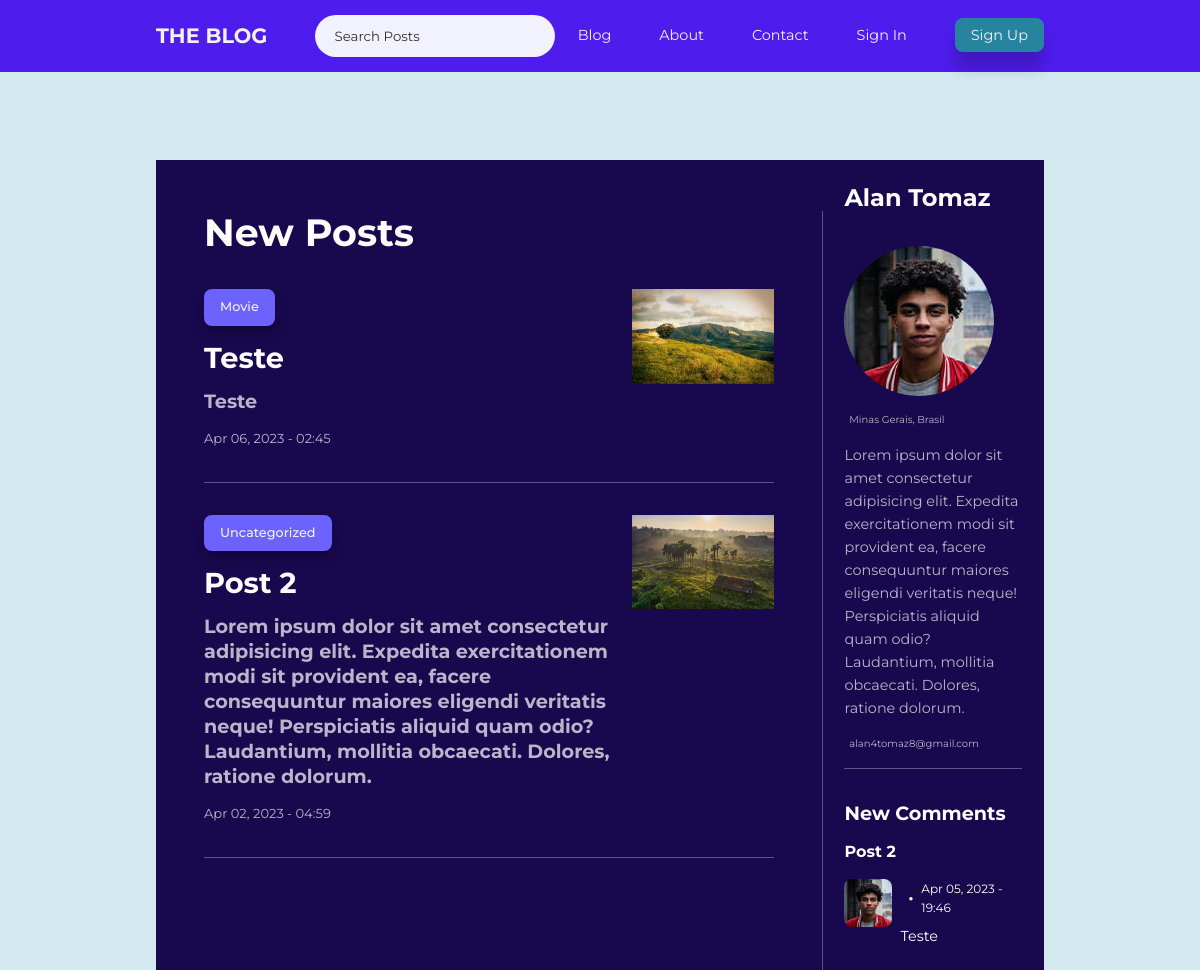
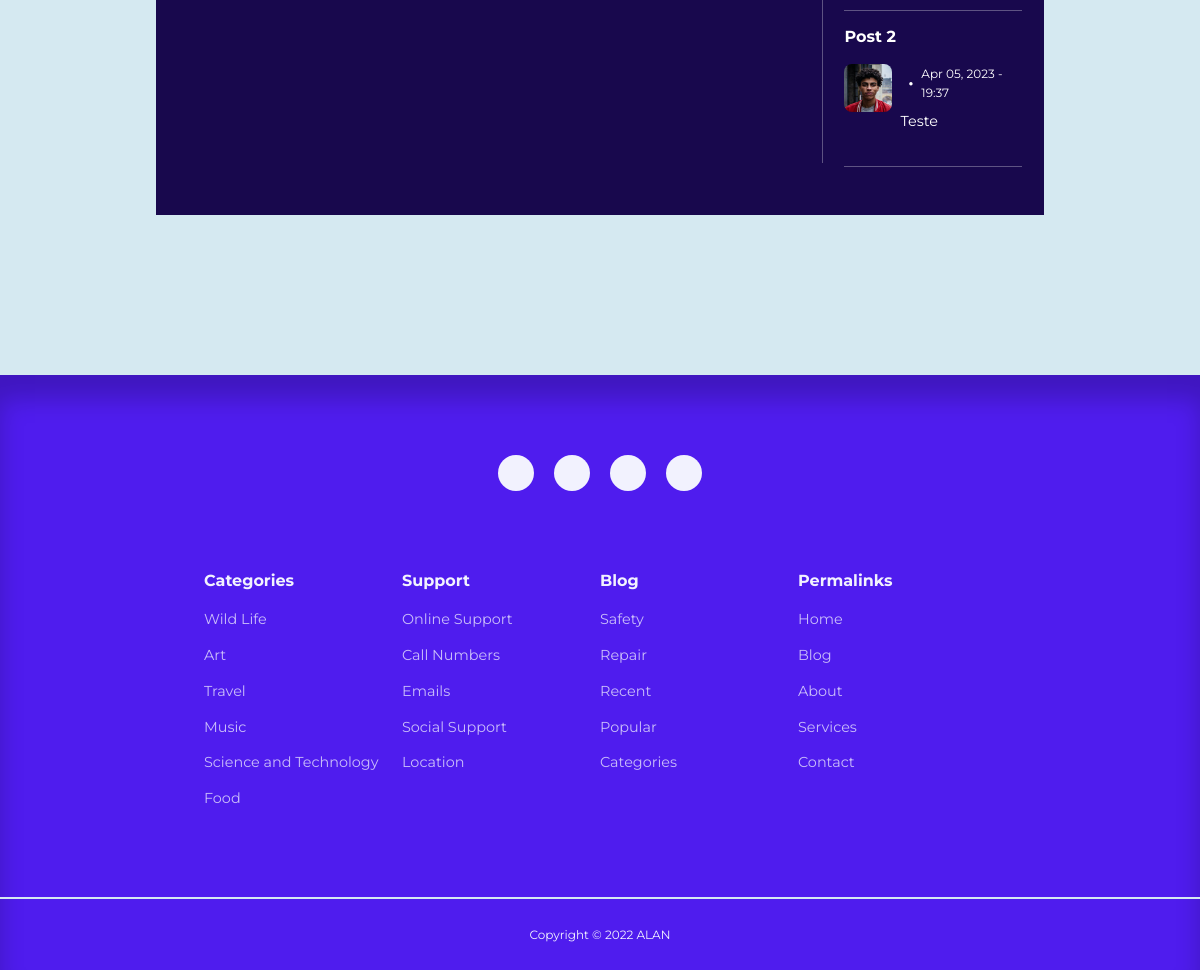
Page /pages/user-page.php?user=admin on the committed database (2 pictures, top to bottom).
### tables this page shows
CREATE TABLE `posts` (
  `id` int(11) UNSIGNED NOT NULL,
  `title` varchar(255) NOT NULL,
  `subtitle` varchar(255) NOT NULL,
  `body` text NOT NULL,
  `thumbnail` varchar(255) NOT NULL,
  `date_time` timestamp NOT NULL DEFAULT current_timestamp(),
  `category_id` int(11) UNSIGNED DEFAULT NULL,
  `author_id` int(11) UNSIGNED NOT NULL,
  `is_featured` tinyint(1) NOT NULL
);

CREATE TABLE `categories` (
  `id` int(11) UNSIGNED NOT NULL,
  `title` varchar(50) NOT NULL,
  `description` text NOT NULL
);

CREATE TABLE `users` (
  `id` int(11) UNSIGNED NOT NULL,
  `firstname` varchar(50) NOT NULL,
  `lastname` varchar(50) NOT NULL,
  `username` varchar(50) NOT NULL,
  `email` varchar(100) NOT NULL,
  `location` varchar(100) NOT NULL,
  `biography` text NOT NULL,
  `password` varchar(255) NOT NULL,
  `avatar` varchar(255) NOT NULL,
  `is_admin` tinyint(1) NOT NULL
);

CREATE TABLE `comments` (
  `id` int(11) UNSIGNED NOT NULL,
  `body` text NOT NULL,
  `date_time` timestamp NOT NULL DEFAULT current_timestamp(),
  `post_id` int(11) UNSIGNED NOT NULL,
  `author_id` int(11) UNSIGNED NOT NULL
);

### pages/user-page.php (the view, shortened to what this page needs)
<?php
$rootUrl = 'http://localhost/My Blog/';
$dbHost =  'localhost';
$dbUser = 'root';
$dbPass =  '';
$dbName =  'my_blog';
$connection = new mysqli($dbHost, $dbUser, $dbPass, $dbName);
if (isset($_GET["user"])) {
    $username = $_GET["user"];
    $query = "SELECT * FROM users WHERE username = '$username'";
    $result = mysqli_query($connection, $query);
    if (mysqli_num_rows($result) == 0) {
        header("location: " . $rootUrl . "index.php");
        die();
    } else {
        $user = mysqli_fetch_assoc($result);
        $userId = $user["id"];
        $commentsQuery = "SELECT * FROM comments WHERE author_id = $userId ORDER BY date_time DESC";
        $commentsResult = mysqli_query($connection, $commentsQuery);
        $postsQuery = "SELECT * FROM posts WHERE author_id = $userId ORDER BY date_time DESC";
        $postsResult = mysqli_query($connection, $postsQuery);
    }
} else {
    header("location: " . $rootUrl . "index.php");
    die();
}
include $_SERVER['DOCUMENT_ROOT'] . '/My Blog/partials/header.php';
?>
<section class="user-page-section">
    <div class="user-page-container container">
        <div class="user-new-posts">
            <?php if (mysqli_num_rows($result) > 0) : ?>
                <h1 class="section-title user-page-title-section">New Posts</h1>
                <?php while ($post = mysqli_fetch_assoc($postsResult)) : ?>
                    <div class="user-new-post-container">
                        <div class="user-new-post-info">
                            <div class="user-new-post-category-button category-button">
                                <?php
                                $postCategoryId = $post["category_id"];
                                $postCategoryQuery = "SELECT * FROM categories WHERE id = $postCategoryId";
                                $postCategoryResult = mysqli_query($connection, $postCategoryQuery);
                                $postCategory = mysqli_fetch_assoc($postCategoryResult);
                                ?>
                                <a href="<?= ROOT_URL ?>pages/category-posts.php?category=<?= $postCategory["id"] ?>">
                                    <?= $postCategory["title"] ?>
                                </a>
                            </div>
                            <a href="<?= ROOT_URL ?>pages/post.php?id=<?= $post["id"] ?>">
                                <h4 class="user-new-post-title"><?= $post["title"] ?></h4>
                            </a>
                            <a href="<?= ROOT_URL ?>pages/post.php?id=<?= $post["id"] ?>">
                                <h5 class="user-new-post-subtitle"><?= $post["subtitle"] ?></h5>
                            </a>
                            <a href="<?= ROOT_URL ?>pages/post.php?id=<?= $post["id"] ?>">
                                <small class="user-new-post-data"><?= date("M d, Y - H:i", strtotime($post["date_time"])) ?></small>
                            </a>
                        </div>
                        <div class="user-new-post-thumbnail">
                            <a href="<?= ROOT_URL ?>pages/post.php?id=<?= $post["id"] ?>">
                                <img src="<?= ROOT_URL ?>img/<?= $post["thumbnail"] ?>">
                            </a>
                        </div>
                    </div>
                    <hr class="user-new-posts-horizontal-row">
                <?php endwhile ?>
            <?php else : ?>
                <div class="alert-message error"><?= "No Posts Found" ?></div>
            <?php endif ?>
        </div>
        <div class="user-page-sidebar">
            <div class="user-page-sidebar-container">
                <div class="user-page-user-info">
                    <h4 class="user-page-user-name">
                        <?= $user["firstname"] . " " . $user["lastname"] ?>
                    </h4>
                    <div class="user-page-user-details">
                        <div class="user-page-user-avatar">
                            <img src="<?= ROOT_URL ?>img/<?= $user["avatar"] ?>">
                        </div>
                    </div>
                    <small class="user-page-user-location"><i class="uil uil-location-point"></i><?= $user["location"] ?></small>
                    <div class="user-page-user-biography">
                        <p><?= $user["biography"] ?></p>
                    </div>
                    <span class="user-page-user-email">
                        <i class="uil uil-envelope-alt"></i><?= $user["email"] ?> </span>
                </div>
                <hr class="user-page-sidebar-horizontal-line">
                <?php if (mysqli_num_rows($commentsResult)) : ?>
                    <h4 class="user-page-sidebar-title">
                        New Comments
                    </h4>
                    <?php while ($comment = mysqli_fetch_assoc($commentsResult)) : ?>
                        <?php
                        $postId = $comment["post_id"];
                        $postCommentQuery = "SELECT * FROM posts WHERE id = $postId";
                        $postCommentResult = mysqli_query($connection, $postCommentQuery);
                        $postComment = mysqli_fetch_assoc($postCommentResult);
                        ?>
                        <a href="<?= ROOT_URL ?>pages/post.php?id=<?= $postComment["id"] ?>">
                            <div class="new-comments-container">
                                <h5 class="user-page-page-sidebar-comment-title"><?= $postComment["title"] ?></h5>
                                <div class="user-page-sidebar-comment-container">
                                    <div class="user-page-sidebar-comment-avatar">
                                        <?php
                                        $authorId = $comment["author_id"];
                                        $authorCommentQuery = "SELECT * FROM users WHERE id = $authorId";
                                        $authorCommentResult = mysqli_query($connection, $authorCommentQuery);
                                        $authorComment = mysqli_fetch_assoc($authorCommentResult);
                                        ?>
                                        <img src="<?= ROOT_URL ?>img/<?= $authorComment["avatar"] ?>">
                                    </div>
                                    <div class="user-page-sidebar-comment">
                                        <div class="user-page-sidebar-comment-info">
                                            <small class="circle">●</small>
                                            <span class="user-page-sidebar-comment-time"><?= date("M d, Y - H:i", strtotime($comment["date_time"])) ?></span>
                                        </div>
                                        <div class="user-page-sidebar-comment-content">
                                            <?= $comment["body"] ?>
                                        </div>
                                    </div>
                                </div>
                                <hr class="user-page-sidebar-horizontal-line user-page-sidebar-new-posts-hotizontal-line">
                            </div>
                        </a>
                    <?php endwhile ?>
                <?php else : ?>
                    <div class="alert-message error"><?= "No Comments Found" ?></div>
                <?php endif ?>
            </div>
        </div>
    </div>
</section>
<?php
include $_SERVER['DOCUMENT_ROOT'] . '/My Blog/partials/footer.php';
?>

### rows in the picture
posts: category.title "Movie", title "Teste", subtitle "Teste", date_time "Apr 06, 2023 - 02:45", thumbnail (picture)
posts: category.title "Uncategorized", title "Post 2", subtitle "Lorem ipsum dolor sit amet consectetur adipisicing elit. Expedita exercitationem modi sit provident ea, facere consequuntur maiores eligendi veritatis neque! Perspiciatis aliquid quam odio? Laudantium, mollitia obcaecati. Dolores, ratione dolorum.", date_time "Apr 02, 2023 - 04:59", thumbnail (picture)
users: firstname "Alan", lastname "Tomaz", avatar (picture), location "Minas Gerais, Brasil", biography "Lorem ipsum dolor sit amet consectetur adipisicing elit. Expedita exercitationem modi sit provident ea, facere consequuntur maiores eligendi veritatis neque! Perspiciatis aliquid quam odio? Laudantium, mollitia obcaecati. Dolores, ratione dolorum.", email "alan4tomaz8@gmail.com"
comments: post.title "Post 2", author.avatar (picture), date_time "Apr 05, 2023 - 19:46", body "Teste"
comments: post.title "Post 2", author.avatar (picture), date_time "Apr 05, 2023 - 19:37", body "Teste"
